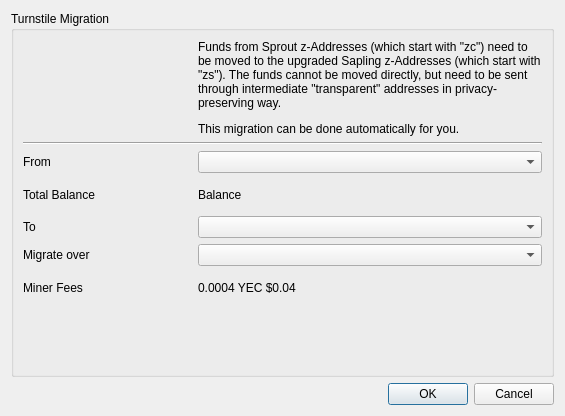
<?xml version="1.0" encoding="UTF-8"?>
<ui version="4.0">
 <class>Turnstile</class>
 <widget class="QDialog" name="Turnstile">
  <property name="geometry">
   <rect>
    <x>0</x>
    <y>0</y>
    <width>565</width>
    <height>416</height>
   </rect>
  </property>
  <property name="windowTitle">
   <string>Turnstile Migration</string>
  </property>
  <layout class="QVBoxLayout" name="verticalLayout">
   <item>
    <widget class="QGroupBox" name="groupBox">
     <property name="title">
      <string>Turnstile Migration</string>
     </property>
     <layout class="QVBoxLayout" name="verticalLayout_2">
      <item>
       <layout class="QGridLayout" name="gridLayout">
        <item row="0" column="0">
         <widget class="QLabel" name="msgIcon">
          <property name="text">
           <string/>
          </property>
          <property name="alignment">
           <set>Qt::AlignCenter</set>
          </property>
         </widget>
        </item>
        <item row="5" column="0">
         <widget class="QLabel" name="label_2">
          <property name="sizePolicy">
           <sizepolicy hsizetype="Minimum" vsizetype="Preferred">
            <horstretch>0</horstretch>
            <verstretch>0</verstretch>
           </sizepolicy>
          </property>
          <property name="text">
           <string>Migrate over</string>
          </property>
         </widget>
        </item>
        <item row="2" column="0">
         <widget class="QLabel" name="label">
          <property name="sizePolicy">
           <sizepolicy hsizetype="Minimum" vsizetype="Preferred">
            <horstretch>0</horstretch>
            <verstretch>0</verstretch>
           </sizepolicy>
          </property>
          <property name="text">
           <string>From</string>
          </property>
         </widget>
        </item>
        <item row="2" column="1" colspan="2">
         <widget class="AddressCombo" name="migrateZaddList">
          <property name="sizePolicy">
           <sizepolicy hsizetype="Expanding" vsizetype="Fixed">
            <horstretch>0</horstretch>
            <verstretch>0</verstretch>
           </sizepolicy>
          </property>
          <property name="editable">
           <bool>false</bool>
          </property>
          <property name="currentText">
           <string/>
          </property>
         </widget>
        </item>
        <item row="5" column="1" colspan="2">
         <widget class="QComboBox" name="privLevel">
          <property name="sizePolicy">
           <sizepolicy hsizetype="Expanding" vsizetype="Fixed">
            <horstretch>0</horstretch>
            <verstretch>0</verstretch>
           </sizepolicy>
          </property>
         </widget>
        </item>
        <item row="0" column="1" colspan="2">
         <widget class="QLabel" name="label_8">
          <property name="text">
           <string>&lt;html&gt;&lt;head/&gt;&lt;body&gt;&lt;p&gt;Funds from Sprout z-Addresses (which start with &amp;quot;zc&amp;quot;) need to be moved to the upgraded Sapling z-Addresses (which start with &amp;quot;zs&amp;quot;). The funds cannot be moved directly, but need to be sent through intermediate &amp;quot;transparent&amp;quot; addresses in privacy-preserving way.&lt;/p&gt;&lt;p&gt;This migration can be done automatically for you.&lt;/p&gt;&lt;/body&gt;&lt;/html&gt;</string>
          </property>
          <property name="wordWrap">
           <bool>true</bool>
          </property>
         </widget>
        </item>
        <item row="4" column="0">
         <widget class="QLabel" name="label_9">
          <property name="sizePolicy">
           <sizepolicy hsizetype="Minimum" vsizetype="Preferred">
            <horstretch>0</horstretch>
            <verstretch>0</verstretch>
           </sizepolicy>
          </property>
          <property name="text">
           <string>To</string>
          </property>
         </widget>
        </item>
        <item row="4" column="1" colspan="2">
         <widget class="AddressCombo" name="migrateTo"/>
        </item>
        <item row="1" column="0" colspan="3">
         <widget class="Line" name="line">
          <property name="orientation">
           <enum>Qt::Horizontal</enum>
          </property>
         </widget>
        </item>
        <item row="3" column="1">
         <widget class="QLabel" name="fromBalance">
          <property name="text">
           <string>Balance</string>
          </property>
         </widget>
        </item>
        <item row="7" column="0" rowspan="2" colspan="3">
         <spacer name="verticalSpacer">
          <property name="orientation">
           <enum>Qt::Vertical</enum>
          </property>
          <property name="sizeHint" stdset="0">
           <size>
            <width>20</width>
            <height>40</height>
           </size>
          </property>
         </spacer>
        </item>
        <item row="6" column="0">
         <widget class="QLabel" name="label_5">
          <property name="sizePolicy">
           <sizepolicy hsizetype="Minimum" vsizetype="Preferred">
            <horstretch>0</horstretch>
            <verstretch>0</verstretch>
           </sizepolicy>
          </property>
          <property name="text">
           <string>Miner Fees</string>
          </property>
         </widget>
        </item>
        <item row="6" column="1" colspan="2">
         <widget class="QLabel" name="minerFee">
          <property name="sizePolicy">
           <sizepolicy hsizetype="Expanding" vsizetype="Preferred">
            <horstretch>0</horstretch>
            <verstretch>0</verstretch>
           </sizepolicy>
          </property>
          <property name="text">
           <string notr="true">0.0004 YEC $0.04</string>
          </property>
          <property name="alignment">
           <set>Qt::AlignLeading|Qt::AlignLeft|Qt::AlignVCenter</set>
          </property>
         </widget>
        </item>
        <item row="3" column="0">
         <widget class="QLabel" name="label_3">
          <property name="text">
           <string>Total Balance</string>
          </property>
         </widget>
        </item>
       </layout>
      </item>
     </layout>
    </widget>
   </item>
   <item>
    <widget class="QDialogButtonBox" name="buttonBox">
     <property name="orientation">
      <enum>Qt::Horizontal</enum>
     </property>
     <property name="standardButtons">
      <set>QDialogButtonBox::Cancel|QDialogButtonBox::Ok</set>
     </property>
    </widget>
   </item>
  </layout>
 </widget>
 <customwidgets>
  <customwidget>
   <class>AddressCombo</class>
   <extends>QComboBox</extends>
   <header>addresscombo.h</header>
  </customwidget>
 </customwidgets>
 <resources/>
 <connections>
  <connection>
   <sender>buttonBox</sender>
   <signal>accepted()</signal>
   <receiver>Turnstile</receiver>
   <slot>accept()</slot>
   <hints>
    <hint type="sourcelabel">
     <x>248</x>
     <y>254</y>
    </hint>
    <hint type="destinationlabel">
     <x>157</x>
     <y>274</y>
    </hint>
   </hints>
  </connection>
  <connection>
   <sender>buttonBox</sender>
   <signal>rejected()</signal>
   <receiver>Turnstile</receiver>
   <slot>reject()</slot>
   <hints>
    <hint type="sourcelabel">
     <x>316</x>
     <y>260</y>
    </hint>
    <hint type="destinationlabel">
     <x>286</x>
     <y>274</y>
    </hint>
   </hints>
  </connection>
 </connections>
</ui>
